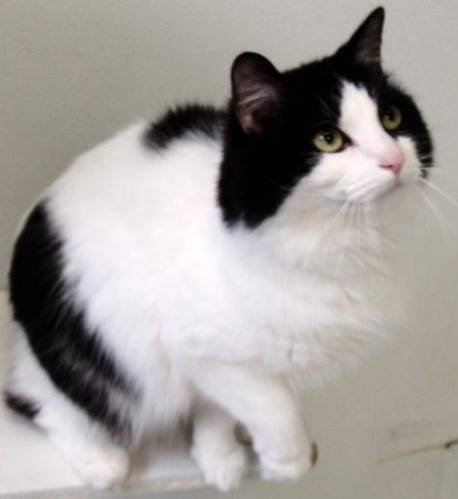
#> input picture Cnn model/Images/train/cats/cat.3495.jpg, 458 x 499 px, found by its file name; its folder holds only this picture in this run
$ jupyter execute --allow-errors pre-train.ipynb
#> lines starting #> are read from the running program, lines starting #| are printed output that depends on the picture
#> further down, img_arr is the input picture: shape (499, 458, 3); mean B, G, R 155.4, 158.2, 163.2
#> `img_arr = cv2.resize(img_arr, (IMG_SIZE, IMG_SIZE))`:
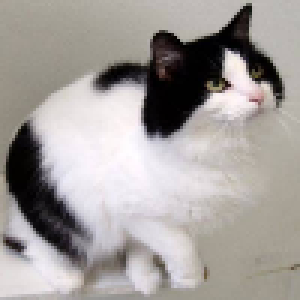
#> img_arr: shape (100, 100, 3) (shown 3 times larger); mean B, G, R 155.3, 158, 163.1
Borin Reachvimean
Class ITE G8-A
Group animal's image regconition

# Animal images regconition

# The provided code demonstrates the loading and preprocessing of image data using the OpenCV (cv2) library for image processing. The images are stored in a specified directory, and the categories are defined as 'cats' and 'dogs'.

Importing libraries for use

[cell 1]
import numpy as np                #For interacting with file and directory
import cv2                        #For image processing
import os                         #For interacting with file and directory
import matplotlib.pyplot as plt   #For visualization Data
import random

[cell 2]
#define path of data and divide dataset's catgories
DIRECTORY = r'C:\Users\ADMIN\Documents\Dataset\dataset\training_set'
CATEGORIES = ['cats', 'dogs']

 preprocess a collection of images stored in different categories and create a dataset that suitable for training a machine learning mode

[cell 3]
IMG_SIZE = 100 #The IMG_SIZE variable specifies the desired size for resizing the images.

data = []

#> (the rest of this cell did not finish here and is left out)

A list named data is created to store the processed image data, where each element is a pair consisting of the image array (img_arr) and its corresponding label (label).

The code then iterates through each category in the CATEGORIES list. For each category, it creates a folder path by joining the DIRECTORY and the category name using os.path.join(). The label for the category is assigned based on its index in the CATEGORIES list.

Within the category loop, the code iterates through each image file in the folder using os.listdir(). It constructs the image path by joining the folder path and the image filename using os.path.join(). The image is read using cv2.imread() and resized to the desired dimensions using cv2.resize(). The resized image array and its corresponding label are appended to the data list.

[cell 4]
len(data)
#> Out = 1

[cell 5]
random.shuffle(data)

[cell 6]
#for store data list
x = []
y = []
#iterate over each elements in data list,  Each element is unpacked into "features" and "labels"
for features, labels in data :
    x.append(features)
    y.append(labels)
#> this loop made 1 pass
#> labels on pass 1: 0
#> after the loop, x = 1 item; y = [0]
